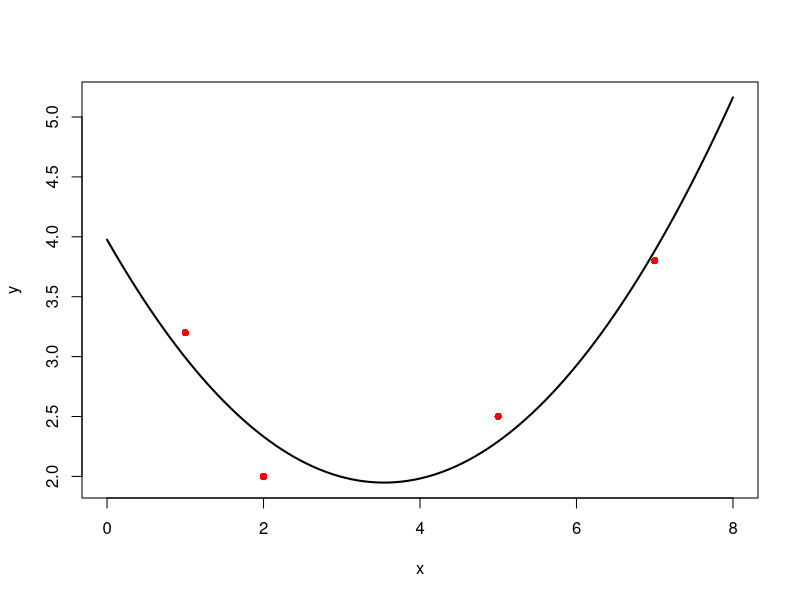

Write R code to recreate this figure.
Q <- function(m, x, a_vec) {
  acc <- a_vec[1]
  for (i in 1:m) {
    acc <- acc + a_vec[i+1] * x^i
  }
  return(acc)
}

S <- function(k, n, x_vec) {
  acc <- 1.0
  for (i in 2:n) {
    acc <- acc + x_vec[i]^k
  }
  return(acc)
}

T <- function(k, n, x_vec, y_vec) {
  acc <- 0
  for (i in 1:n) {
    acc <- acc + x_vec[i]^k * y_vec[i]
  }
  return(acc)
}

approximating <- function(x, x_vec, y_vec, m) {
  n <- length(x_vec)
  
  S_mat <- matrix(numeric((m+1)^2), m+1, m+1)
  for (row in 0:m) {
    for (col in 0:m) {
      S_mat[row+1, col+1] <- S(row + col, n, x_vec)
    }
  }
  
  T_vec <- numeric(m+1)
  for (i in 0:m) {
    T_vec[i+1] <- T(i, n, x_vec, y_vec)
  }
  
  a_vec <- solve(S_mat, T_vec)
  return(Q(m, x, a_vec))
}

# przykładowe dane
x_values <- c(1, 2, 5, 7)
y_values <- c(3.2, 2, 2.5, 3.8)

# funkcja jednej zmiennej do rysowania
example <- function(x) {
  return(approximating(x, x_values, y_values, 2))
}
curve(Vectorize(example, 'x')(x), min(x_values) - 1, max(x_values) + 1, lwd=2, ylab='y')
points(x_values, y_values, pch=16, col='red')
